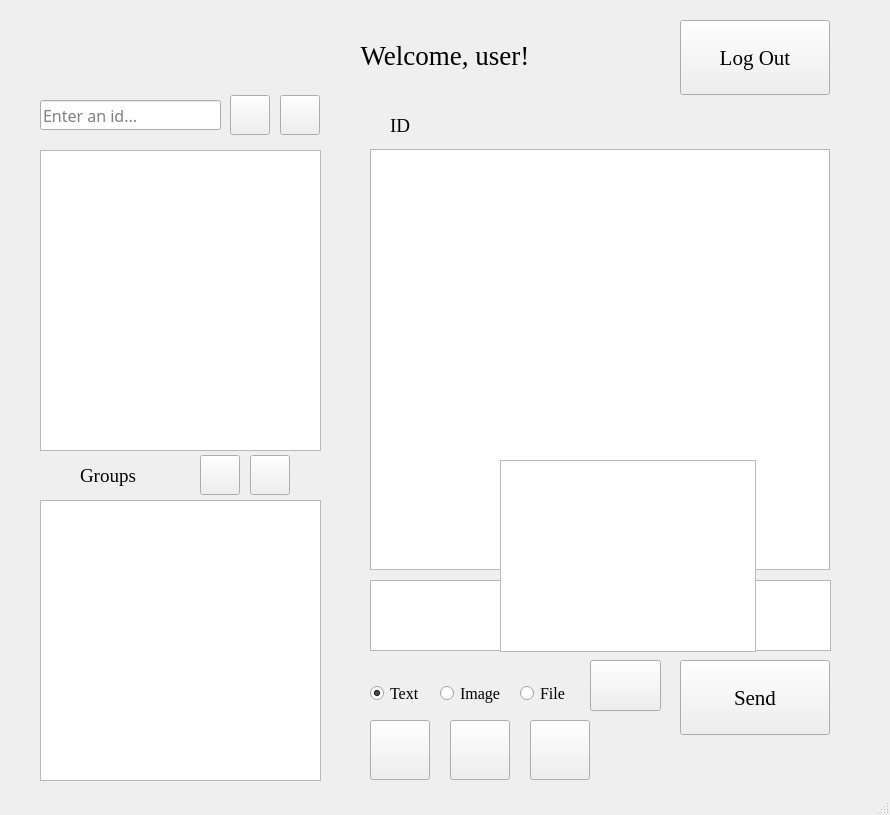
<?xml version="1.0" encoding="UTF-8"?>
<ui version="4.0">
 <class>MainWindow</class>
 <widget class="QMainWindow" name="MainWindow">
  <property name="geometry">
   <rect>
    <x>0</x>
    <y>0</y>
    <width>890</width>
    <height>815</height>
   </rect>
  </property>
  <property name="windowTitle">
   <string>MainWindow</string>
  </property>
  <widget class="QWidget" name="centralwidget">
   <widget class="QLineEdit" name="search_idLE">
    <property name="geometry">
     <rect>
      <x>40</x>
      <y>100</y>
      <width>181</width>
      <height>30</height>
     </rect>
    </property>
    <property name="font">
     <font>
      <family>宋体</family>
      <pointsize>12</pointsize>
     </font>
    </property>
    <property name="placeholderText">
     <string>Enter an id...</string>
    </property>
   </widget>
   <widget class="QPushButton" name="log_outBtn">
    <property name="geometry">
     <rect>
      <x>680</x>
      <y>20</y>
      <width>150</width>
      <height>75</height>
     </rect>
    </property>
    <property name="font">
     <font>
      <family>Times New Roman</family>
      <pointsize>16</pointsize>
     </font>
    </property>
    <property name="text">
     <string>Log Out</string>
    </property>
   </widget>
   <widget class="QLabel" name="titleLb">
    <property name="geometry">
     <rect>
      <x>195</x>
      <y>30</y>
      <width>500</width>
      <height>50</height>
     </rect>
    </property>
    <property name="font">
     <font>
      <family>Times New Roman</family>
      <pointsize>20</pointsize>
     </font>
    </property>
    <property name="text">
     <string>Welcome, user!</string>
    </property>
    <property name="alignment">
     <set>Qt::AlignCenter</set>
    </property>
   </widget>
   <widget class="QListWidget" name="friendsLW">
    <property name="geometry">
     <rect>
      <x>40</x>
      <y>150</y>
      <width>281</width>
      <height>301</height>
     </rect>
    </property>
    <property name="font">
     <font>
      <pointsize>12</pointsize>
     </font>
    </property>
   </widget>
   <widget class="QListWidget" name="messagesLW">
    <property name="geometry">
     <rect>
      <x>370</x>
      <y>149</y>
      <width>460</width>
      <height>421</height>
     </rect>
    </property>
    <property name="font">
     <font>
      <pointsize>12</pointsize>
     </font>
    </property>
   </widget>
   <widget class="QPushButton" name="add_friendBtn">
    <property name="geometry">
     <rect>
      <x>230</x>
      <y>95</y>
      <width>40</width>
      <height>40</height>
     </rect>
    </property>
    <property name="font">
     <font>
      <family>Times New Roman</family>
      <pointsize>16</pointsize>
     </font>
    </property>
    <property name="text">
     <string/>
    </property>
    <property name="icon">
     <iconset>
      <normaloff>../src/imgs/add.png</normaloff>../src/imgs/add.png</iconset>
    </property>
    <property name="iconSize">
     <size>
      <width>30</width>
      <height>30</height>
     </size>
    </property>
   </widget>
   <widget class="QPushButton" name="sendBtn">
    <property name="geometry">
     <rect>
      <x>680</x>
      <y>660</y>
      <width>150</width>
      <height>75</height>
     </rect>
    </property>
    <property name="font">
     <font>
      <family>Times New Roman</family>
      <pointsize>16</pointsize>
     </font>
    </property>
    <property name="text">
     <string>Send</string>
    </property>
   </widget>
   <widget class="QPlainTextEdit" name="messageTE">
    <property name="geometry">
     <rect>
      <x>370</x>
      <y>580</y>
      <width>461</width>
      <height>71</height>
     </rect>
    </property>
    <property name="font">
     <font>
      <family>Microsoft YaHei</family>
      <pointsize>10</pointsize>
     </font>
    </property>
   </widget>
   <widget class="QRadioButton" name="is_textRBtn">
    <property name="geometry">
     <rect>
      <x>370</x>
      <y>680</y>
      <width>61</width>
      <height>26</height>
     </rect>
    </property>
    <property name="font">
     <font>
      <family>Times New Roman</family>
      <pointsize>12</pointsize>
     </font>
    </property>
    <property name="text">
     <string>Text</string>
    </property>
    <property name="checked">
     <bool>true</bool>
    </property>
    <attribute name="buttonGroup">
     <string notr="true">buttonGroup</string>
    </attribute>
   </widget>
   <widget class="QRadioButton" name="is_imageRBtn">
    <property name="geometry">
     <rect>
      <x>440</x>
      <y>680</y>
      <width>81</width>
      <height>26</height>
     </rect>
    </property>
    <property name="font">
     <font>
      <family>Times New Roman</family>
      <pointsize>12</pointsize>
     </font>
    </property>
    <property name="text">
     <string>Image</string>
    </property>
    <attribute name="buttonGroup">
     <string notr="true">buttonGroup</string>
    </attribute>
   </widget>
   <widget class="QRadioButton" name="is_fileRBtn">
    <property name="geometry">
     <rect>
      <x>520</x>
      <y>680</y>
      <width>61</width>
      <height>26</height>
     </rect>
    </property>
    <property name="font">
     <font>
      <family>Times New Roman</family>
      <pointsize>12</pointsize>
     </font>
    </property>
    <property name="text">
     <string>File</string>
    </property>
    <attribute name="buttonGroup">
     <string notr="true">buttonGroup</string>
    </attribute>
   </widget>
   <widget class="QPushButton" name="delete_friendBtn">
    <property name="geometry">
     <rect>
      <x>280</x>
      <y>95</y>
      <width>40</width>
      <height>40</height>
     </rect>
    </property>
    <property name="font">
     <font>
      <family>Times New Roman</family>
      <pointsize>16</pointsize>
     </font>
    </property>
    <property name="text">
     <string/>
    </property>
    <property name="icon">
     <iconset>
      <normaloff>../src/imgs/minus.png</normaloff>../src/imgs/minus.png</iconset>
    </property>
    <property name="iconSize">
     <size>
      <width>30</width>
      <height>30</height>
     </size>
    </property>
   </widget>
   <widget class="QLabel" name="target_idLb">
    <property name="geometry">
     <rect>
      <x>390</x>
      <y>110</y>
      <width>421</width>
      <height>31</height>
     </rect>
    </property>
    <property name="font">
     <font>
      <family>Times New Roman</family>
      <pointsize>14</pointsize>
     </font>
    </property>
    <property name="text">
     <string>ID</string>
    </property>
    <property name="alignment">
     <set>Qt::AlignLeading|Qt::AlignLeft|Qt::AlignVCenter</set>
    </property>
   </widget>
   <widget class="QListWidget" name="groupsLW">
    <property name="geometry">
     <rect>
      <x>40</x>
      <y>500</y>
      <width>281</width>
      <height>281</height>
     </rect>
    </property>
    <property name="font">
     <font>
      <pointsize>12</pointsize>
     </font>
    </property>
   </widget>
   <widget class="QLabel" name="groupsLb">
    <property name="geometry">
     <rect>
      <x>80</x>
      <y>460</y>
      <width>71</width>
      <height>31</height>
     </rect>
    </property>
    <property name="font">
     <font>
      <family>Times New Roman</family>
      <pointsize>14</pointsize>
     </font>
    </property>
    <property name="text">
     <string>Groups</string>
    </property>
    <property name="alignment">
     <set>Qt::AlignLeading|Qt::AlignLeft|Qt::AlignVCenter</set>
    </property>
   </widget>
   <widget class="QPushButton" name="add_groupBtn">
    <property name="geometry">
     <rect>
      <x>200</x>
      <y>455</y>
      <width>40</width>
      <height>40</height>
     </rect>
    </property>
    <property name="font">
     <font>
      <family>Times New Roman</family>
      <pointsize>16</pointsize>
     </font>
    </property>
    <property name="text">
     <string/>
    </property>
    <property name="icon">
     <iconset>
      <normaloff>../src/imgs/add.png</normaloff>../src/imgs/add.png</iconset>
    </property>
    <property name="iconSize">
     <size>
      <width>30</width>
      <height>30</height>
     </size>
    </property>
   </widget>
   <widget class="QPushButton" name="delete_groupBtn">
    <property name="geometry">
     <rect>
      <x>250</x>
      <y>455</y>
      <width>40</width>
      <height>40</height>
     </rect>
    </property>
    <property name="font">
     <font>
      <family>Times New Roman</family>
      <pointsize>16</pointsize>
     </font>
    </property>
    <property name="text">
     <string/>
    </property>
    <property name="icon">
     <iconset>
      <normaloff>../src/imgs/minus.png</normaloff>../src/imgs/minus.png</iconset>
    </property>
    <property name="iconSize">
     <size>
      <width>30</width>
      <height>30</height>
     </size>
    </property>
   </widget>
   <widget class="QPushButton" name="emojiBtn">
    <property name="geometry">
     <rect>
      <x>590</x>
      <y>660</y>
      <width>71</width>
      <height>51</height>
     </rect>
    </property>
    <property name="font">
     <font>
      <family>Times New Roman</family>
      <pointsize>16</pointsize>
     </font>
    </property>
    <property name="text">
     <string/>
    </property>
    <property name="icon">
     <iconset>
      <normaloff>../src/emoji/0.png</normaloff>../src/emoji/0.png</iconset>
    </property>
    <property name="iconSize">
     <size>
      <width>36</width>
      <height>36</height>
     </size>
    </property>
   </widget>
   <widget class="QListWidget" name="emojiLW">
    <property name="geometry">
     <rect>
      <x>500</x>
      <y>460</y>
      <width>256</width>
      <height>192</height>
     </rect>
    </property>
    <property name="font">
     <font>
      <family>Times New Roman</family>
      <pointsize>12</pointsize>
     </font>
    </property>
    <property name="viewMode">
     <enum>QListView::IconMode</enum>
    </property>
   </widget>
   <widget class="QPushButton" name="videoBtn">
    <property name="geometry">
     <rect>
      <x>370</x>
      <y>720</y>
      <width>60</width>
      <height>60</height>
     </rect>
    </property>
    <property name="font">
     <font>
      <family>Times New Roman</family>
      <pointsize>14</pointsize>
     </font>
    </property>
    <property name="text">
     <string/>
    </property>
    <property name="iconSize">
     <size>
      <width>55</width>
      <height>55</height>
     </size>
    </property>
    <property name="checkable">
     <bool>false</bool>
    </property>
   </widget>
   <widget class="QPushButton" name="audioBtn">
    <property name="geometry">
     <rect>
      <x>450</x>
      <y>720</y>
      <width>60</width>
      <height>60</height>
     </rect>
    </property>
    <property name="font">
     <font>
      <family>Times New Roman</family>
      <pointsize>14</pointsize>
     </font>
    </property>
    <property name="text">
     <string/>
    </property>
    <property name="iconSize">
     <size>
      <width>55</width>
      <height>55</height>
     </size>
    </property>
   </widget>
   <widget class="QPushButton" name="voice_to_textBtn">
    <property name="geometry">
     <rect>
      <x>530</x>
      <y>720</y>
      <width>60</width>
      <height>60</height>
     </rect>
    </property>
    <property name="text">
     <string/>
    </property>
    <property name="iconSize">
     <size>
      <width>55</width>
      <height>55</height>
     </size>
    </property>
    <property name="flat">
     <bool>false</bool>
    </property>
   </widget>
  </widget>
  <widget class="QStatusBar" name="statusbar"/>
 </widget>
 <resources/>
 <connections/>
 <buttongroups>
  <buttongroup name="buttonGroup"/>
 </buttongroups>
</ui>
